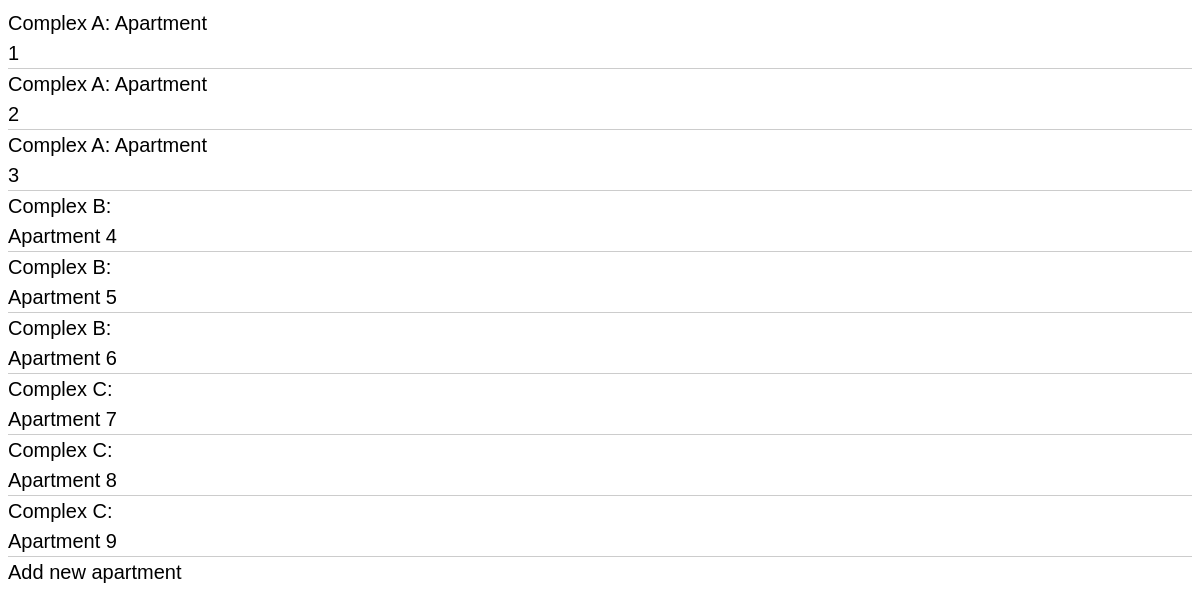
Page /aptman/ on the earlier database version.
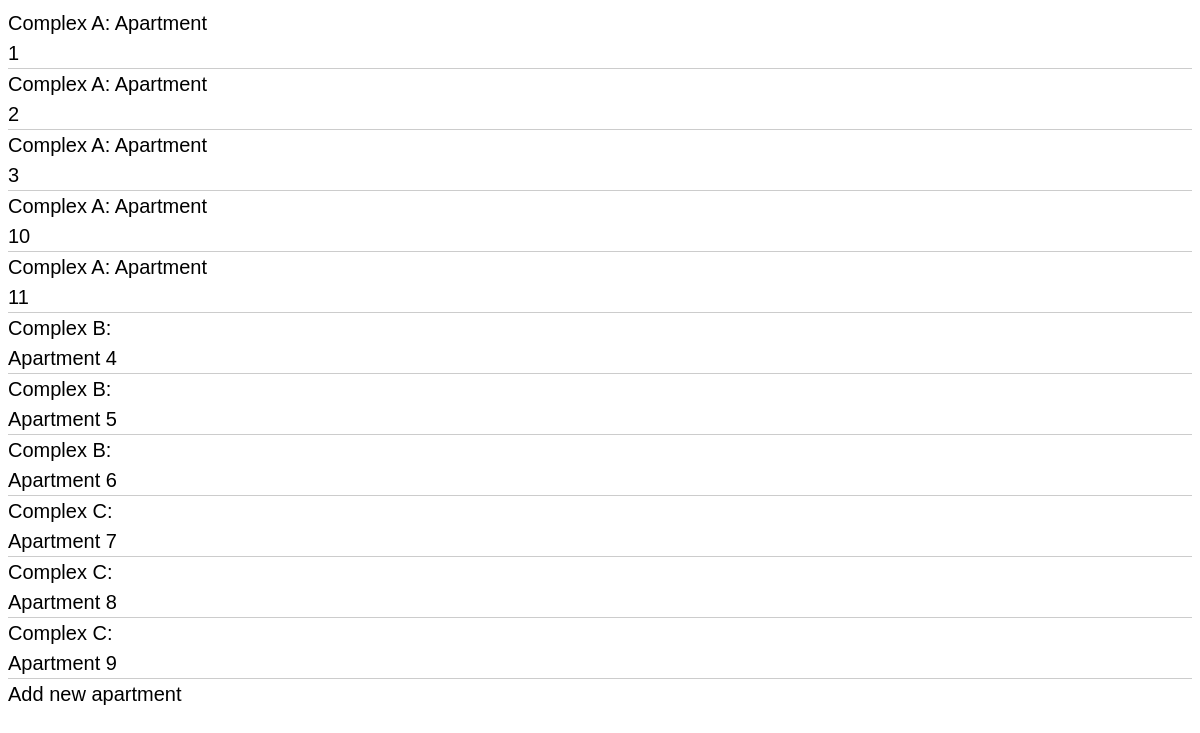
Same page on the later database version.
### aptman/models.py (models this page shows, shortened)
class Apartment(models.Model):
    apt_id = models.IntegerField(primary_key=True)
    apt_complex = models.CharField(max_length=200)
    monthly_rent = models.DecimalField(decimal_places=2, max_digits=25)
    vacant = models.BooleanField(default=True)
    tenant_id = models.ForeignKey('Tenant', on_delete=models.CASCADE, null=True, blank=True)
    maintenance_needed = models.BooleanField(default=False)

### aptman/views.py (the view)
# urls.py: path('', views.index, name='index'),
def index(request):
    apartment_list = Apartment.objects.order_by('apt_complex')
    context = {'apartment_list' : apartment_list}
    return render(request, 'aptman/index.html', context)

### aptman/templates/aptman/index.html
{% load static %}
<link rel="stylesheet" type="text/css" href="{% static 'aptman/style.css' %}">
<ul>
    {% for apt in apartment_list %}
        {% with apt.apt_id|stringformat:"s" as apt_id %}
            <li> <a href="{% url 'aptman:details' apt.apt_id %}"> {{ apt.apt_complex |add:": Apartment "|add:apt_id }} </a> </li>
        {% endwith %}
    {% endfor %}
    <li> <a href="{% url 'aptman:add' %}"> Add new apartment </a> </li>
</ul>

### aptman/static/aptman/style.css (style rules this page uses)
ul { list-style-type: none; margin: 0; padding: 0; }
li { font: 200 20px/1.5 Helvetica, Verdana, sans-serif; border-bottom: 1px solid #ccc; }
li:last-child { border: none; }
li a { text-decoration: none; color: #000; display: block; width: 200px; -webkit-transition: font-size 0.3s ease, background-color 0.3s ease; -moz-transition: font-size 0.3s ease, background-color 0.3s ease; -o-transition: font-size 0.3s ease, background-color 0.3s ease; -ms-transition: font-size 0.3s ease, background-color 0.3s ease; transition: font-size 0.3s ease, background-color 0.3s ease; }

Differences in the rows shown:
added Apartment: apt_complex|add "Complex A: Apartment 10"
added Apartment: apt_complex|add "Complex A: Apartment 11"
